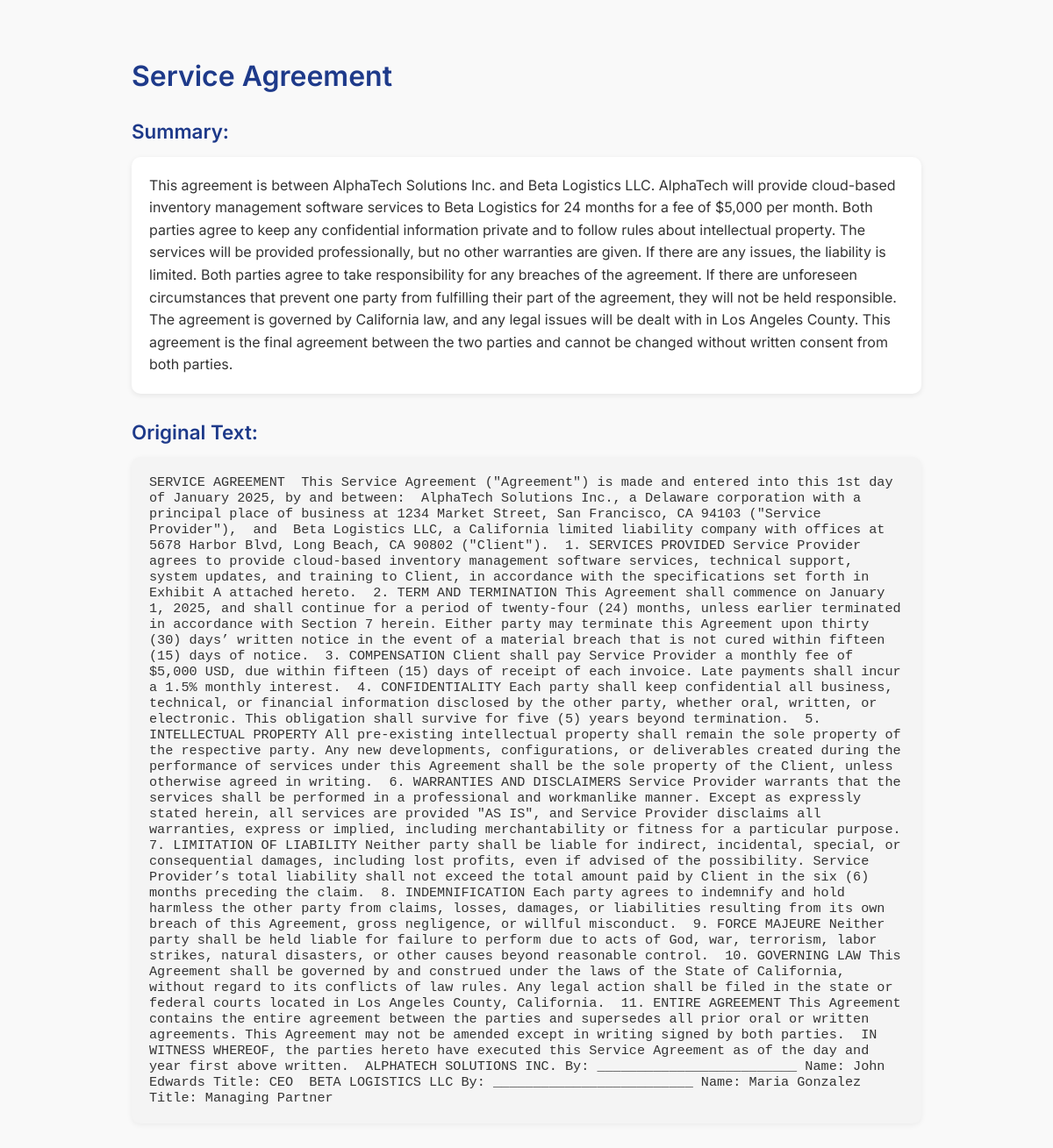
Screenshot of /document/1/ with the database file from the repository.
### core/models.py (models this page shows, shortened)
class Document(models.Model):
    title = models.CharField(max_length=255)
    uploaded_file = models.FileField(upload_to='uploads/', blank=True, null=True)
    raw_text = models.TextField(blank=True, null=True)
    summary = models.TextField(blank=True, null=True)
    created_at = models.DateTimeField(auto_now_add=True)

### core/views.py (the view)
# urls.py: path('document/<int:pk>/', views.document_detail, name='document_detail'),
def document_detail(request, pk):
    doc = Document.objects.get(pk=pk)
    return render(request, 'core/detail.html', {'doc': doc})

### core/templates/core/detail.html (shortened to what this page needs)
<!DOCTYPE html>
<html lang="en">
<head>
  {% load static %}
  <link rel="stylesheet" href="{% static 'css/detailstyles.css' %}">
</head>
<body>
    <h2>{{ doc.title }}</h2>
    <h3>Summary:</h3>
    <p>{{ doc.summary }}</p>
    <h3>Original Text:</h3>
    <pre>{{ doc.raw_text }}</pre>
</body>
</html>

### core/static/css/detailstyles.css (style rules this page uses)
body { margin: 0; font-family: 'Inter', sans-serif; background-color: #f9f9f9; color: #333; padding: 40px 20px; max-width: 900px; margin-left: auto; margin-right: auto; }
h2 { font-size: 2rem; color: #1e3a8a; font-weight: 600; margin-bottom: 16px; }
h3 { font-size: 1.4rem; color: #1e3a8a; font-weight: 600; margin-top: 30px; margin-bottom: 10px; }
p { font-size: 1rem; line-height: 1.6; background-color: #ffffff; padding: 20px; border-radius: 10px; box-shadow: 0 2px 6px rgba(0, 0, 0, 0.08); }
pre { font-size: 0.95rem; background-color: #f4f4f4; padding: 20px; border-radius: 10px; white-space: pre-wrap; word-break: break-word; box-shadow: 0 2px 6px rgba(0, 0, 0, 0.06); }

### rows the page displays
Document: title "Service Agreement", summary "This agreement is between AlphaTech Solutions Inc. and Beta Logistics LLC. AlphaTech will provide cloud-based inventory management software services to Beta Logistics for 24 months for a fee of $5,000 per month. Both parties agree to keep any confidential information private and to follow rules about intellectual property. The services will be provided professionally, but no other warranties are given. If there are any issues, the liability is limited. Both parties agree to take responsibility for any breaches of the agreement. If there are unforeseen circumstances that prevent one party from fulfilling their part of the agreement, they will not be held responsible. The agreement is…", raw_text "SERVICE AGREEMENT This Service Agreement (\"Agreement\") is made and entered into this 1st day of January 2025, by and between: AlphaTech Solutions Inc., a Delaware corporation with a principal place of business at 1234 Market Street, San Francisco, CA 94103 (\"Service Provider\"), and Beta Logistics LLC, a California limited liability company with offices at 5678 Harbor Blvd, Long Beach, CA 90802 (\"Client\"). 1. SERVICES PROVIDED Service Provider agrees to provide cloud-based inventory management software services, technical support, system updates, and training to Client, in accordance with the specifications set forth in Exhibit A attached hereto. 2. TERM AND TERMINATION This Agreement shall…"
